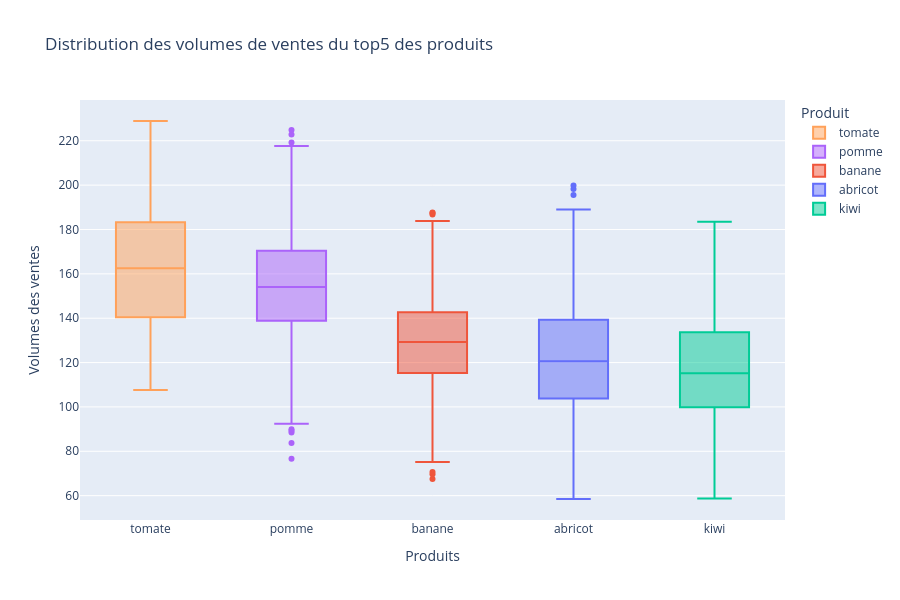

The cell this chart's notebook holds for it:
### Markdown cell above
### 3.1 Distribution annuelles des volumes de ventes des top 5 produits

### Code cell
fig=px.box(
data_frame=dataset_top5,
    x="product",
    y="sales",
    color="product",
color_discrete_map={
        "tomate": "#FFA15A",
        "pomme": "#AB63FA",
        "banane": "#EF553B",
        "abricot": "#636EFA",
        "kiwi": "#00CC96"
    },  
    title="Distribution des volumes de ventes du top5 des produits"
)
fig.update_xaxes(
    title_text="Produits"
)
fig.update_yaxes(   
    title_text="Volumes des ventes"
)
fig.update_layout(
    legend_title_text="Produit",
    width=900,
    height=600 
)
fig.show()

### Figure 1 — Plotly figure (JSON) as saved in the notebook; plotly's stock layout.template omitted (floating-point values rounded to 4 significant figures; data arrays with more than 128 entries replaced by an {"elided": "..."} marker saying what was removed)
{"data": [{"alignmentgroup": "True", "hovertemplate": "product=%{x}<br>sales=%{y}<extra></extra>", "legendgroup": "tomate", "marker": {"color": "#FFA15A"}, "name": "tomate", "notched": false, "offsetgroup": "tomate", "orientation": "v", "showlegend": true, "type": "box", "x": {"elided": "1461 str values"}, "x0": " ", "xaxis": "x", "y": {"elided": "1461 float values"}, "y0": " ", "yaxis": "y"}, {"alignmentgroup": "True", "hovertemplate": "product=%{x}<br>sales=%{y}<extra></extra>", "legendgroup": "pomme", "marker": {"color": "#AB63FA"}, "name": "pomme", "notched": false, "offsetgroup": "pomme", "orientation": "v", "showlegend": true, "type": "box", "x": {"elided": "1461 str values"}, "x0": " ", "xaxis": "x", "y": {"elided": "1461 float values"}, "y0": " ", "yaxis": "y"}, {"alignmentgroup": "True", "hovertemplate": "product=%{x}<br>sales=%{y}<extra></extra>", "legendgroup": "banane", "marker": {"color": "#EF553B"}, "name": "banane", "notched": false, "offsetgroup": "banane", "orientation": "v", "showlegend": true, "type": "box", "x": {"elided": "1461 str values"}, "x0": " ", "xaxis": "x", "y": {"elided": "1461 float values"}, "y0": " ", "yaxis": "y"}, {"alignmentgroup": "True", "hovertemplate": "product=%{x}<br>sales=%{y}<extra></extra>", "legendgroup": "abricot", "marker": {"color": "#636EFA"}, "name": "abricot", "notched": false, "offsetgroup": "abricot", "orientation": "v", "showlegend": true, "type": "box", "x": {"elided": "1461 str values"}, "x0": " ", "xaxis": "x", "y": {"elided": "1461 float values"}, "y0": " ", "yaxis": "y"}, {"alignmentgroup": "True", "hovertemplate": "product=%{x}<br>sales=%{y}<extra></extra>", "legendgroup": "kiwi", "marker": {"color": "#00CC96"}, "name": "kiwi", "notched": false, "offsetgroup": "kiwi", "orientation": "v", "showlegend": true, "type": "box", "x": {"elided": "1461 str values"}, "x0": " ", "xaxis": "x", "y": {"elided": "1461 float values"}, "y0": " ", "yaxis": "y"}], "layout": {"boxmode": "overlay", "height": 600, "legend": {"title": {"text": "Produit"}, "tracegroupgap": 0}, "title": {"text": "Distribution des volumes de ventes du top5 des produits"}, "width": 900, "xaxis": {"anchor": "y", "categoryarray": ["tomate", "pomme", "banane", "abricot", "kiwi"], "categoryorder": "array", "domain": [0, 1], "title": {"text": "Produits"}}, "yaxis": {"anchor": "x", "domain": [0, 1], "title": {"text": "Volumes des ventes"}}}}
